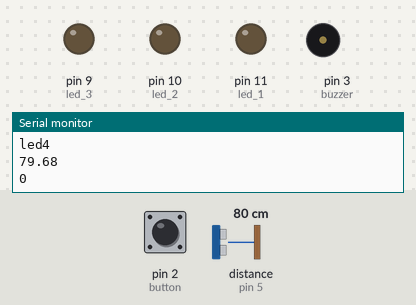
Bench run of a sketch on a simulated Arduino Uno, built with avr-gcc and run on an emulated ATmega328P. On the bench: output pins drawn as LEDs (lit = HIGH), buzzer (waves = sounding), the last lines printed to the serial monitor. Wiring (inferred from the names in the program): ultrasonic range finder: trigger pin 6; echo pin 5. Inputs (shaded band) come from the test bench; at power-on: distance to the obstacle (sensor on pin 5) 80 cm, pin 2 (button) HIGH. The echo pulse lasts 58.3 µs per cm; pins used as bus, display or sensor lines are not drawn.

Above: at 1.2 s.
1.3 s: distance to the obstacle (sensor on pin 5) set to 33 cm
2.8 s: distance to the obstacle (sensor on pin 5) set to 27 cm
At 3.3 s:
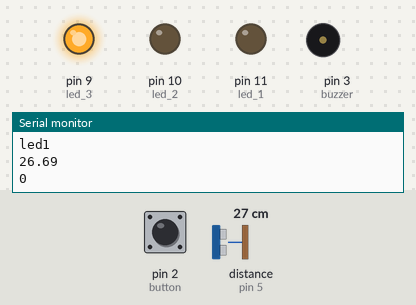
4.3 s: pin 2 (button) pulled LOW for 0.15 s
At 5.1 s:
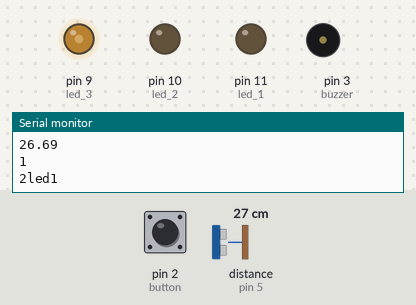
5.9 s: pin 2 (button) pulled LOW for 1 s
At 8.8 s:
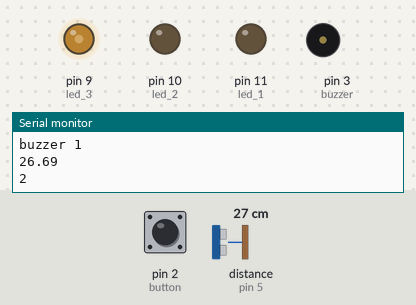
8.9 s: distance to the obstacle (sensor on pin 5) set to 35 cm
At 9.9 s:
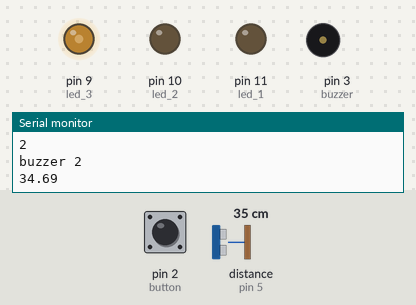
10.4 s: pin 2 (button) pulsed LOW 2 times (0.12 s each, 0.3 s apart)
At 12.2 s:
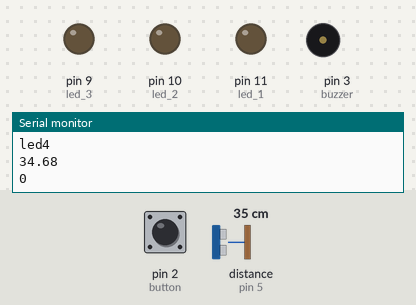
Timing chart, 0 to 13.5 s (numbered marks = the images above; inputs shaded):
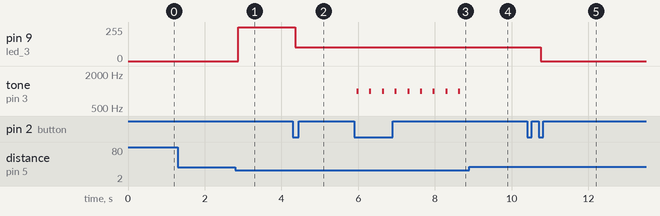

Measured:
- the behaviour switches between 31 and 30 cm on distance to the obstacle (sensor on pin 5) (found by bisection; images 0 and 1)
- after the input at 2.8 s, pin 9 (led_3): 0/255 → 255/255 after 0.07 s
- after the input at 4.3 s, pin 9 (led_3): 255/255 → 102/255 after 0.06 s
- after the input at 5.9 s, tone on pin 3 (buzzer): alternates 1000 Hz for 0.05 s and silent for 0.28 s, starting after 0.06 s
- after the input at 8.9 s, tone on pin 3 (buzzer): stops changing and stays silent
- after the input at 10.4 s, pin 9 (led_3): 102/255 → 0/255 after 0.35 s

The sketch:

lab1_czujnik_zblizania.ino
```cpp
// C++ code
//
const int led_1 = 11; //zmienic na: #define led_1 11
const int led_2 = 10;
const int led_3 = 9;
const int trigPin = 6;
const int echoPin = 5;
float distance;
const int buzzer = 3;
const int button = 2;
int mode = 0;

void setup()
{
  Serial.begin(9600);
  pinMode(led_1,OUTPUT);
  pinMode(led_2,OUTPUT);
  pinMode(led_3,OUTPUT);
  pinMode(trigPin, OUTPUT);
  pinMode(echoPin, INPUT);
  pinMode(button, INPUT_PULLUP);
  attachInterrupt(digitalPinToInterrupt(button), interrupt_button, FALLING);
}

float distance_a(){ //pomiar odległości podany w centymetrach
  digitalWrite(trigPin, LOW);
  delayMicroseconds(2);
  digitalWrite(trigPin, HIGH);
  delayMicroseconds(10);
  digitalWrite(trigPin, LOW);
  distance = (pulseIn(echoPin, HIGH)*.0343)/2;
  delay(10);
  return distance;
}


void interrupt_button(){
  Serial.print("Interrupt");
  if(mode == 3){mode = 0;}
  else{mode+=1;}
  //Serial.println(mode);
  //delay(250);
}

void mode_0(){
  noTone(buzzer);
  if (distance_a()<30 and distance_a()>20){
    analogWrite(led_3,255);
    analogWrite(led_2,0);
    analogWrite(led_1,0);Serial.println("led1");
    Serial.println(distance_a());}
  else if (distance_a()<20 and distance_a()>10){
    analogWrite(led_3,255);
    analogWrite(led_2,255);
    analogWrite(led_1,0);Serial.println("led2");Serial.println(distance_a());}
  else if(distance_a()<10 ){
    analogWrite(led_3,255);
    analogWrite(led_2,255);
    analogWrite(led_1,255);Serial.println("led3");Serial.println(distance_a());}
  else{
    analogWrite(led_3,0);
    analogWrite(led_2,0);
    analogWrite(led_1,0);Serial.println("led4");Serial.println(distance_a());}
}

void mode_1(){
  noTone(buzzer);
  if (distance_a()<=30 and distance_a()>=20){
    analogWrite(led_3,map(distance_a(),20,30,255,0));
    analogWrite(led_2,0);
    analogWrite(led_1,0);Serial.println("2led1");Serial.println(distance_a());}

  else if (distance_a()<=20 and distance_a()>=10){
    analogWrite(led_3,255);
    analogWrite(led_2,map(distance_a(),10,20,255,0));
    analogWrite(led_1,0);Serial.println("2led2");Serial.println(distance_a());}

  else if(distance_a()<=10 ){
    analogWrite(led_3,255);
    analogWrite(led_2,255);
    analogWrite(led_1,map(distance_a(),0,10,255,0));Serial.println("2led3");Serial.println(distance_a());}

  else{
    analogWrite(led_3,0);
    analogWrite(led_2,0);
    analogWrite(led_1,0);Serial.println("2led4");Serial.println(distance_a());}
}
void mode__1(){
  noTone(buzzer);
  if (distance_a()<=30 and distance_a()>=20){
    analogWrite(led_3,map(distance_a(),20,30,255,0));
    analogWrite(led_2,map(distance_a(),10,20,255,0));
    analogWrite(led_1,map(distance_a(),0,10,255,0));Serial.println("2led1");Serial.println(distance_a());}
  else{
    analogWrite(led_3,0);
    analogWrite(led_2,0);
    analogWrite(led_1,0);Serial.println("2led4");Serial.println(distance_a());}
}

void mode_2(){

  if (distance_a()<30 and distance_a()>=0){
    tone(buzzer, 1000);
    delay(50);
    noTone(buzzer);
    delay((1/(31-distance_a())*1000));Serial.println("buzzer 1");Serial.println(distance_a());
  }
  else{
    noTone(buzzer);
    Serial.println("buzzer 2");Serial.println(distance_a());}
}

void mode_3(){

  if (distance_a()<30 and distance_a()>=0){
    tone(buzzer,(1/(31-distance_a())*1000),50);
    Serial.println("2buzzer 1");Serial.println(distance_a());}

  else{
    noTone(buzzer);
    Serial.println("2buzzer 2");Serial.println(distance_a());}
}

void loop()
{
  Serial.println(mode);
  if(mode==3){
   mode_3();
  }
  else if(mode==2){
   mode_2();
  }
  else if(mode==1){
   mode_1();
  }
  else if(mode==0){
   mode_0();
  }
}
```
